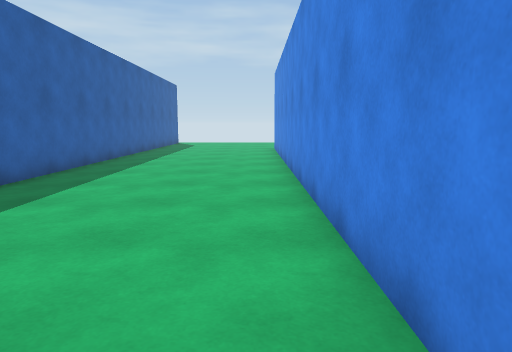
view 1 (above)

24 first-person views from a walk through a Unity game level. The camera is 1.3 m above the floor, tilts 8° down and sees 70° across. The floor is counted in squares, 1 m on a side. Each view is taken from the middle of a square. On the plan, view 1 faces up. The plan holds only what a view shows up to about 15 squares ahead; the rest is blank. The place goes on beyond the plan. The player is left out.

view 2
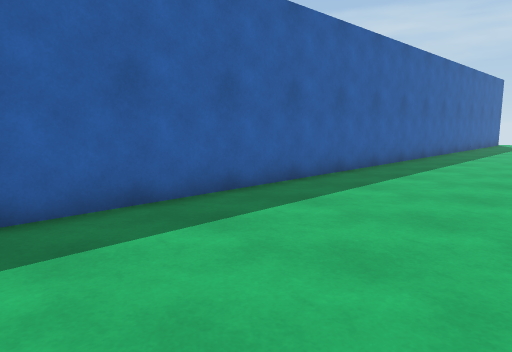

view 3
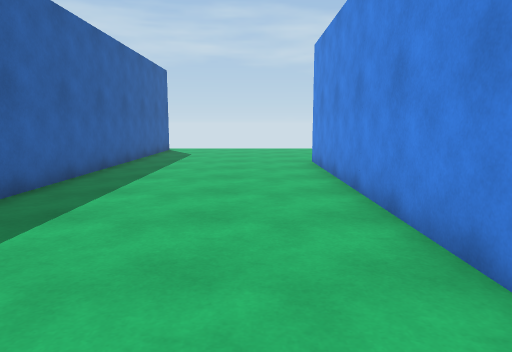

view 4
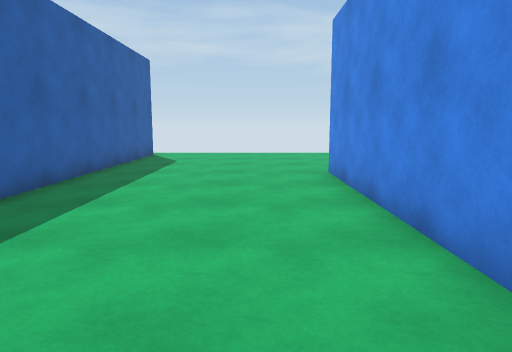

view 5
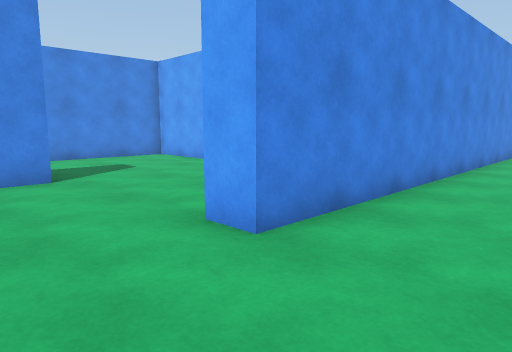

view 6
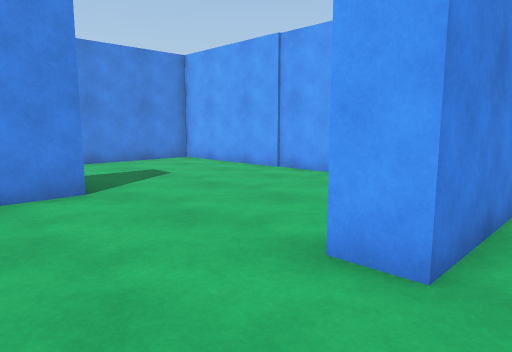

view 7
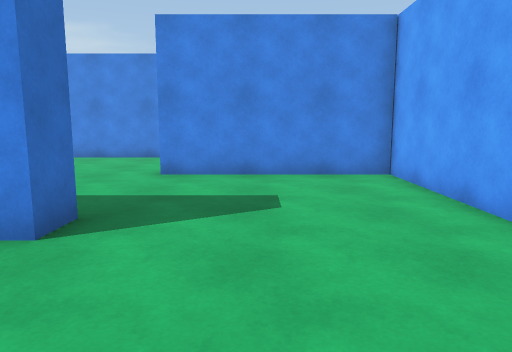

view 8
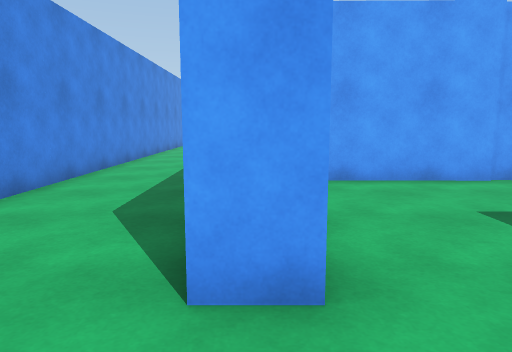

view 9
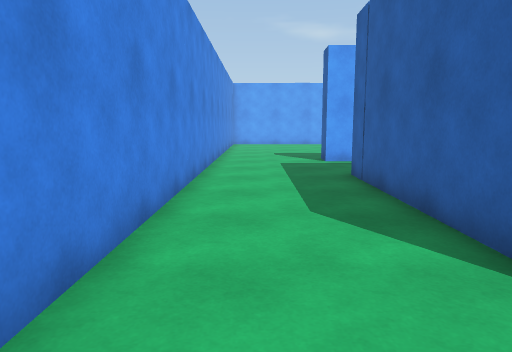

view 10
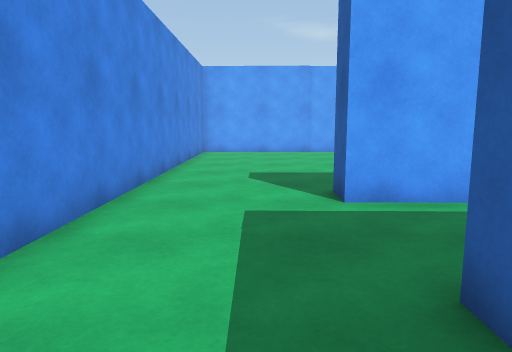

view 11
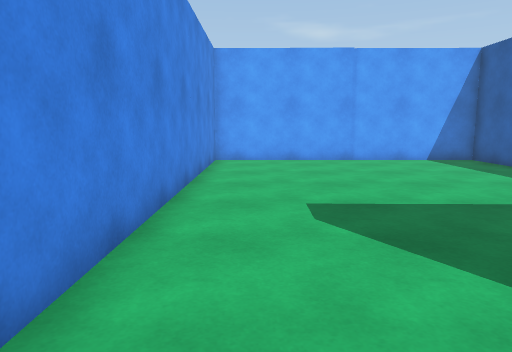

view 12
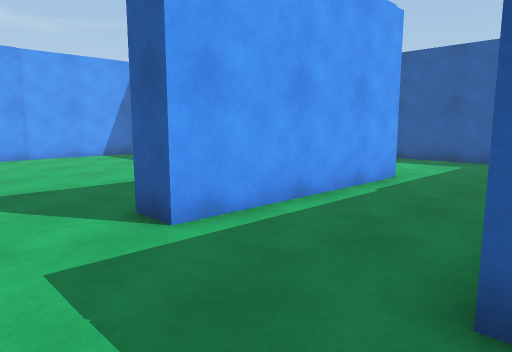

view 13
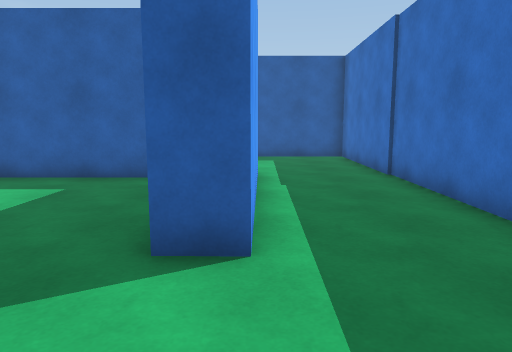

view 14
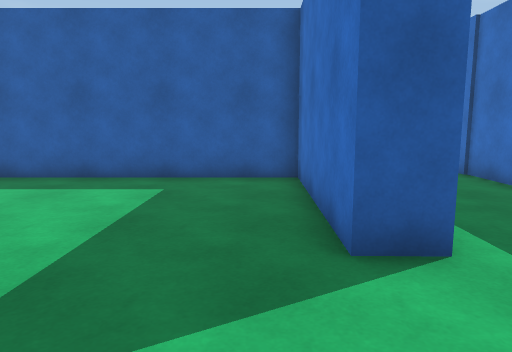

view 15
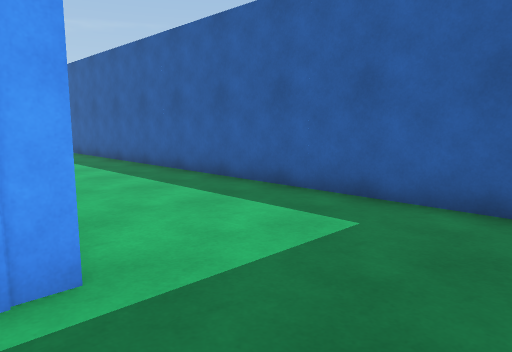

view 16
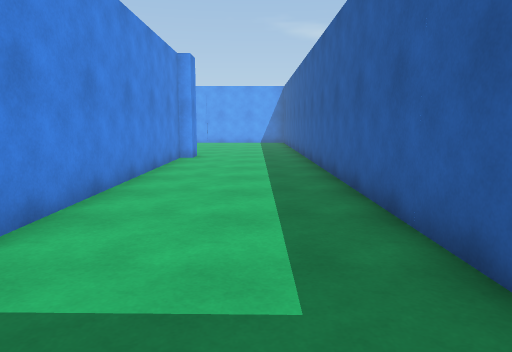

view 17
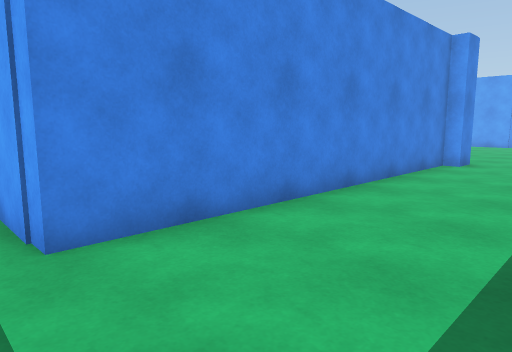

view 18
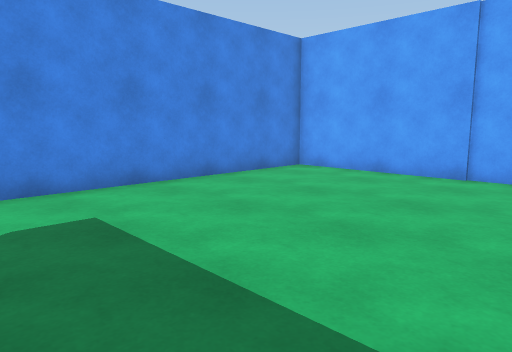

view 19
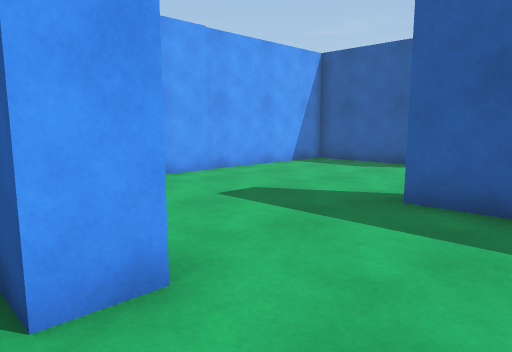

view 20
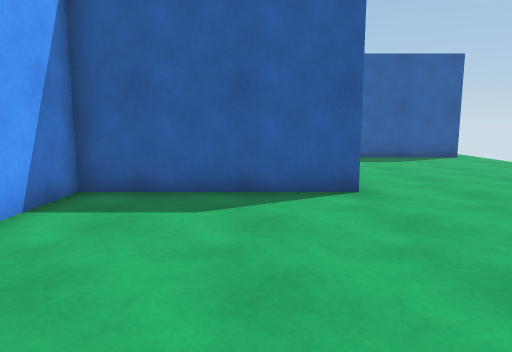

view 21
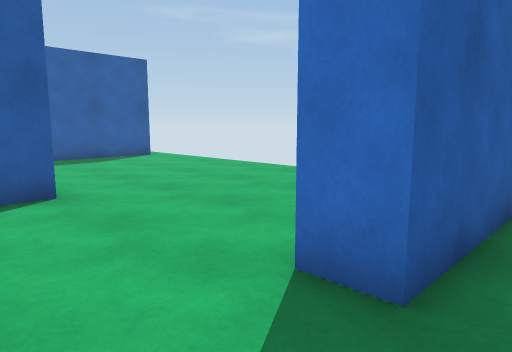

view 22
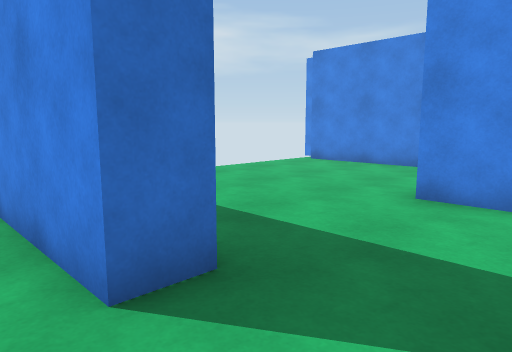

view 23
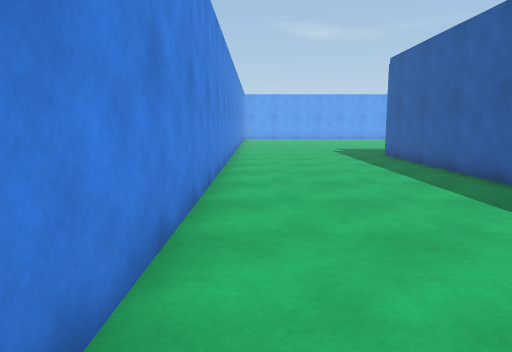

view 24
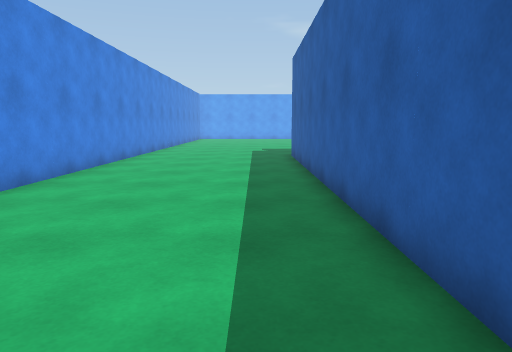

### Floor plan
Points are (right, up) in squares from view 1. A wall is a line through its corners. A room is listed if a view was taken in it or the views show most of it. See-through windows are left out.
Room 1 (views 1, 2, 3, 4, 5, 6, 7, 8, 9, 10, 11, 12, 13, 14, 15, 16, 17, 18, 19, 20, 21, 22, 23, 24)
walls: (12.2, 13.5) (2, 13.6) (2, -2.5); (13.7, 19.6) (13.6, 13.4); (7, -1.4) (7, 10.1) (13.5, 10) (13.5, 9) (8, 9) (8, -1.4) (17.5, -1.5) (17.5, 23.5); (8, 23.5) (8, 20.5) (7, 20.5) (7, 23.5); (6.5, -2.6) (6.5, -1.4); (1, -3.1) (1, 20) (2, 20) (2, 14.6) (12.5, 14.5) (12.5, 20.5) (13.7, 20.5) (13.7, 19.7); (-5.5, 23.5) (-5.5, -3.2)
ways out: opening at (7, -3)

Where each view was taken, in squares from view 1:
view 1: 0 up, 0 right, facing up
view 2: 1 down, 0 right, facing up-left
view 3: 7 up, 1 left, facing up
view 4: 10 up, 1 left, facing up
view 5: 23 up, 2 left, facing down-right
view 6: 23 up, 0 right, facing down-right
view 7: 18 up, 3 right, facing right
view 8: 23 up, 13 right, facing down
view 9: 23 up, 16 right, facing down
view 10: 16 up, 15 right, facing down
view 11: 12 up, 16 right, facing down
view 12: 14 up, 16 right, facing down-left
view 13: 10 up, 17 right, facing left
view 14: 8 up, 17 right, facing left
view 15: 13 up, 8 right, facing down-left
view 16: 13 up, 4 right, facing down
view 17: 11 up, 3 right, facing down-right
view 18: 8 up, 10 right, facing down-right
view 19: 23 up, 14 right, facing down-left
view 20: 18 up, 9 right, facing left
view 21: 18 up, 9 right, facing up-left
view 22: 18 up, 6 right, facing up-right
view 23: 12 up, 0 right, facing down
view 24: 12 up, 4 left, facing down
